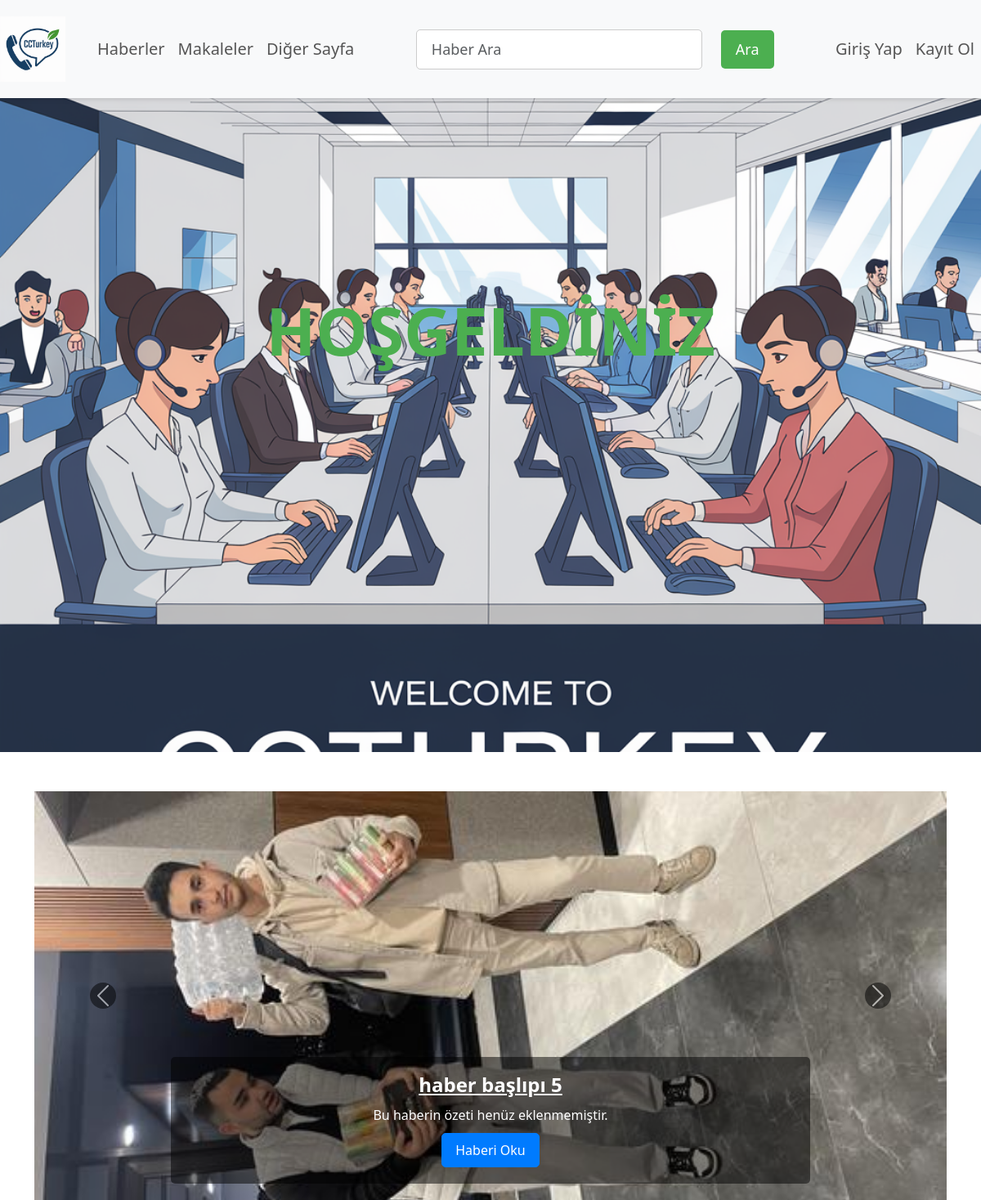
The app's page /, older data.
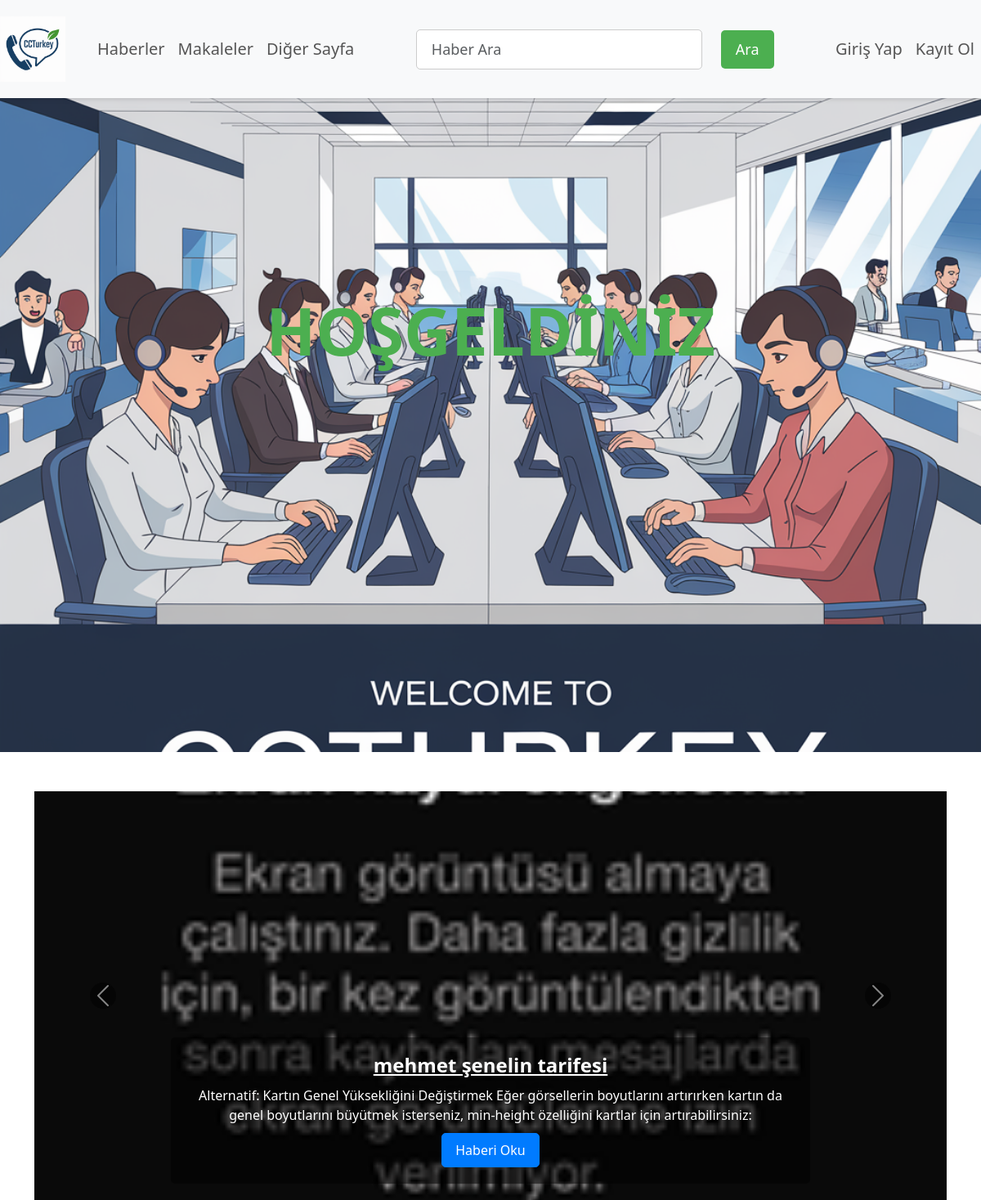
The same page, newer data.
### news/models.py (models this page shows, shortened)
class News(models.Model):
    title = models.CharField(max_length=255)
    summary = models.TextField(default="Bu haberin özeti henüz eklenmemiştir.")
    content = models.TextField()
    image = models.ImageField(upload_to='news_images/')
    created_at = models.DateTimeField(auto_now_add=True)

### news/views.py (the view)
# urls.py: 2. Add a URL to urlpatterns:  path('', views.home, name='home')
def home(request):
    latest_news = News.objects.all().order_by('-created_at')[:5]  # Son 5 haber
    return render(request, 'news/home.html', {'latest_news': latest_news})

### news/templates/news/home.html (shortened to what this page needs)
{% extends 'base.html' %}
{% block content %}
<div class="cover-photo">
    <img src='media/kapak.jpg' alt="Kapak Fotoğrafı">
    <div class="welcome-message">
        HOŞGELDİNİZ
    </div>
</div>
<div class="container mt-5">
    <div id="newsCarousel" class="carousel slide" data-bs-ride="carousel">
        <div class="carousel-inner">
            {% for news in latest_news %}
            <div class="carousel-item {% if forloop.first %}active{% endif %}">
                <img src="{{ news.image.url }}" class="d-block w-100" alt="{{ news.title }}">
                <div class="carousel-caption d-none d-md-block">
                    <h5>
                        <a href="{% url 'news_detail' news.id %}" class="text-white">{{ news.title }}</a>
                    </h5>
                    <p>{{ news.summary }}</p>
                    <a href="{% url 'news_detail' news.id %}" class="btn btn-primary">Haberi Oku</a>
                </div>
            </div>
            {% endfor %}
        </div>
        <button class="carousel-control-prev" type="button" data-bs-target="#newsCarousel" data-bs-slide="prev">
            <span class="carousel-control-prev-icon" aria-hidden="true"></span>
        </button>
        <button class="carousel-control-next" type="button" data-bs-target="#newsCarousel" data-bs-slide="next">
            <span class="carousel-control-next-icon" aria-hidden="true"></span>
        </button>
    </div>
</div>
{% endblock %}

### news/templates/base.html (shortened to what this page needs)
{% load static %}
<!DOCTYPE html>
<html lang="en">
<head>
    <link rel="stylesheet" href="{% static 'css/navbar.css' %}">
    <link rel="stylesheet" href="{% static 'css/slider.css' %}">
    <link rel="stylesheet" href="{% static 'css/login_register.css' %}">
    <link rel="stylesheet" href="{% static 'css/register.css' %}">
    <link rel="stylesheet" href="{% static 'css/card.css' %}">
    <link rel="stylesheet" href="{% static 'css/hero(kapakfoto).css' %}">
    <link href="https://cdnjs.cloudflare.com/ajax/libs/font-awesome/5.15.4/css/all.min.css" rel="stylesheet">
    <link href="https://cdn.jsdelivr.net/npm/bootstrap@5.3.0-alpha3/dist/css/bootstrap.min.css" rel="stylesheet">
</head>
<body>
    <header>
        <nav class="navbar navbar-expand-lg navbar-light bg-light fixed-top">
            <a class="navbar-brand" href="{% url 'home' %}">
                <img src="{{ '/media/Logo.png' }}" alt="Logo">
            </a>
            <div class="collapse navbar-collapse" id="navbarNav">
                <ul class="navbar-nav me-auto mb-2 mb-lg-0">
                    <li class="nav-item">
                        <a class="nav-link {% if request.path == '/news/' %}active{% endif %}" href="{% url 'news_list' %}">Haberler</a>
                    </li>
                    <li class="nav-item">
                        <a class="nav-link {% if request.path == '/articles/' %}active{% endif %}" href="{% url 'articles_list' %}">Makaleler</a>
                    </li>
                    <li class="nav-item">
                        <a class="nav-link {% if request.path == '/other/' %}active{% endif %}" href="#">Diğer Sayfa</a>
                    </li>
                </ul>
                <form action="{% url 'search' %}" method="get" class="d-flex search-form">
                    <input class="form-control me-2" type="text" name="q" placeholder="Haber Ara" required>
                    <button class="btn btn-outline-success" type="submit">Ara</button>
                </form>
                <ul class="navbar-nav ms-auto">
                    {% if user.is_authenticated %}
                        <li class="nav-item">
                            <form action="{% url 'logout' %}" method="post" class="d-inline">
                                {% csrf_token %}
                                <button type="submit" class="btn btn-link nav-link">Çıkış Yap</button>
                            </form>
                        </li>
                    {% else %}
                        <li class="nav-item">
                            <a class="nav-link" href="{% url 'login' %}">Giriş Yap</a>
                        </li>
                        <li class="nav-item">
                            <a class="nav-link" href="{% url 'register' %}">Kayıt Ol</a>
                        </li>
                    {% endif %}
                </ul>
            </div>
        </nav>
    </header>
    <main>
        {% block content %}{% endblock %}
    </main>
</body>
</html>

### news/static/css/navbar.css (style rules this page uses)
.navbar { background-color: #f8f9fa; padding: 20px 40px; height: 120px; position: fixed; top: 0; width: 100%; z-index: 1030; box-shadow: 0 2px 5px rgba(0, 0, 0, 0.1); }
body { margin: 0; padding-top: 120px; }
.navbar .navbar-brand { display: flex; align-items: center; font-size: 28px; color: #007bff; }
.navbar .navbar-brand img { height: 80px; width: auto; margin-right: 15px; }
.navbar .search-form { display: flex; align-items: center; gap: 15px; }
.navbar .search-form input[type="text"] { padding: 10px 18px; font-size: 18px; border-radius: 5px; border: 1px solid #ccc; width: 350px; }
.navbar .search-form button { padding: 10px 18px; font-size: 18px; background-color: #4CAF50; color: white; border: none; cursor: pointer; border-radius: 5px; transition: background-color 0.3s ease; }
.navbar .navbar-brand { font-size: 28px; color: #007bff; }
.navbar-nav .nav-link { font-size: 20px; color: #555; }
@media (min-width: 768px) { .navbar .search-form { margin-right: 0; } }
main { padding-top: 120px; }

### news/static/css/slider.css (style rules this page uses)
.carousel { position: relative; width: 100%; max-width: 100%; margin: 0 auto; }
.carousel-item { transition: transform 0.5s ease; }
.carousel-item img { width: 100%; height: 100%; object-fit: cover; max-height: 500px; }
.carousel-caption { position: absolute; bottom: 20px; left: 20px; right: 20px; background-color: rgba(0, 0, 0, 0.5); padding: 15px; border-radius: 5px; text-align: left; }
.carousel-caption h5 { font-size: 1.5rem; font-weight: bold; color: #fff; margin-bottom: 10px; }
.carousel-caption p { font-size: 1rem; color: #fff; margin-bottom: 10px; }
.carousel-caption a.btn { background-color: #007bff; border-color: #007bff; font-size: 1rem; padding: 8px 16px; border-radius: 5px; }
.carousel-control-prev-icon, .carousel-control-next-icon { background-color: black; border-radius: 50%; width: 50px; height: 50px; }

### news/static/css/login_register.css (style rules this page uses)
body { font-family: Arial, sans-serif; margin: 0; padding: 0; background-color: #f4f4f4; }

### news/static/css/hero(kapakfoto).css (style rules this page uses)
.navbar { background-color: rgba(255, 255, 255, 0.8); backdrop-filter: blur(10px); }
.cover-photo { position: relative; width: 100%; height: 100vh; overflow: hidden; }
.cover-photo img { object-fit: cover; width: 100%; height: 100%; object-position: center; }
.welcome-message { position: absolute; top: 28%; left: 50%; transform: translateX(-50%); font-size: 80px; color: #4CAF50; font-weight: bold; text-align: center; z-index: 10; }

Row changes from the older to the newer data that the page shows:
no longer on this page (row unchanged): News: image (picture), title "haber başlıpı 5", summary "Bu haberin özeti henüz eklenmemiştir."
added News: image (picture), title "mehmet şenelin tarifesi", summary "Alternatif: Kartın Genel Yüksekliğini Değiştirmek Eğer görsellerin boyutlarını artırırken kartın da genel boyutlarını büyütmek isterseniz, min-height özelliğini kartlar için artırabilirsiniz:"
